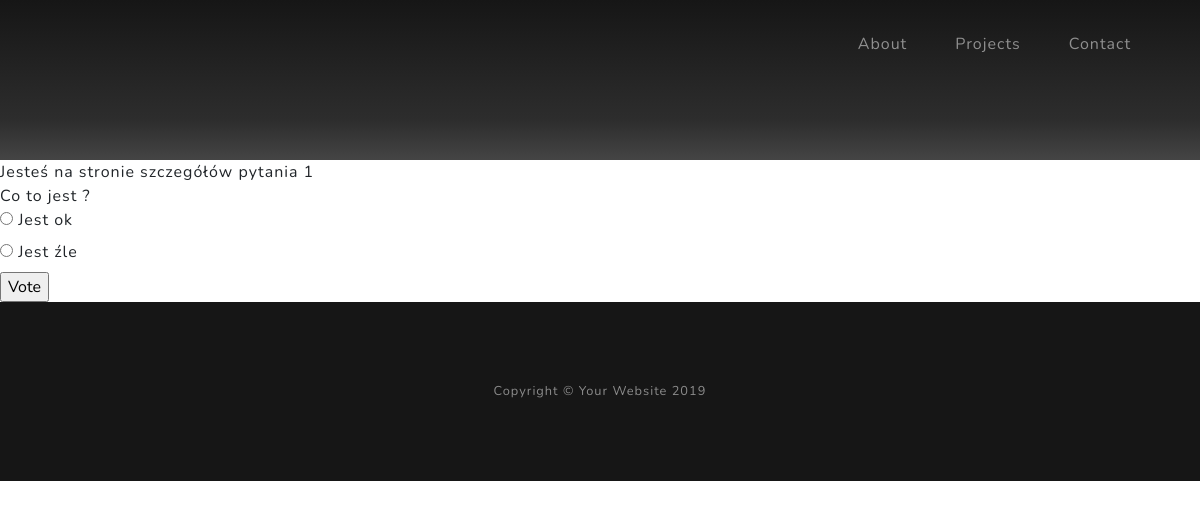
Page /ankieta/1/ on the committed database.
### pools/models.py (models this page shows, shortened)
class Question(models.Model):
    question_text = models.CharField(max_length=200)
    pub_data = models.DateTimeField(verbose_name="date published")

class Choice(models.Model):
    question = models.ForeignKey(Question, on_delete=models.CASCADE)
    choice_text = models.CharField(max_length=200)
    votes = models.IntegerField(default=0)

### pools/views.py (the view)
# urls.py: path("<int:question_id>/", views.detail, name="detail"),
def detail(request, question_id):
    questions = get_object_or_404(Question, pk=question_id, pub_data__lt=timezone.now())
    return render(
        request,
        "pools/details.html",
        {
            'question': questions
        }
    )

### pools/Templates/pools/details.html (shortened to what this page needs)
{% extends "pools/base.html" %}
{% block content %}
Jesteś na stronie szczegółów pytania {{question.id}} <br>
{{ question.question_text }}
<form action="{% url 'pools:vote' question.id %}" method="post"> {% csrf_token %}
    {% for choice in question.choice_set.all %}
    <input type="radio" name="choice" id="choice{{forloop.counter}}" value="{{choice.id}}">
    <label for="choice{{forloop.counter}}">{{choice.choice_text}} </label><br>
    {% endfor %}
    <input type="submit" value="Vote">
</form>
{% endblock %}

### rows in the picture
Question: id "1", question_text "Co to jest ?"
Choice: choice_text "Jest ok"
Choice: choice_text "Jest źle"
